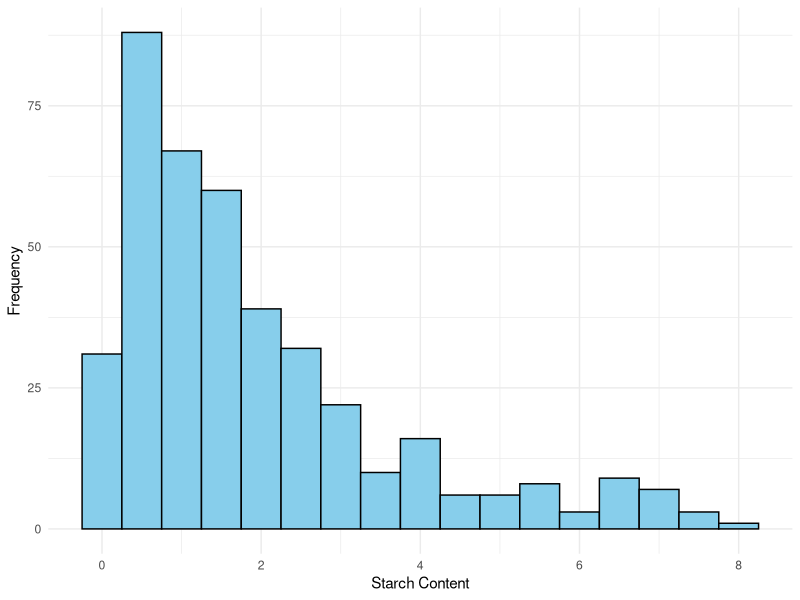
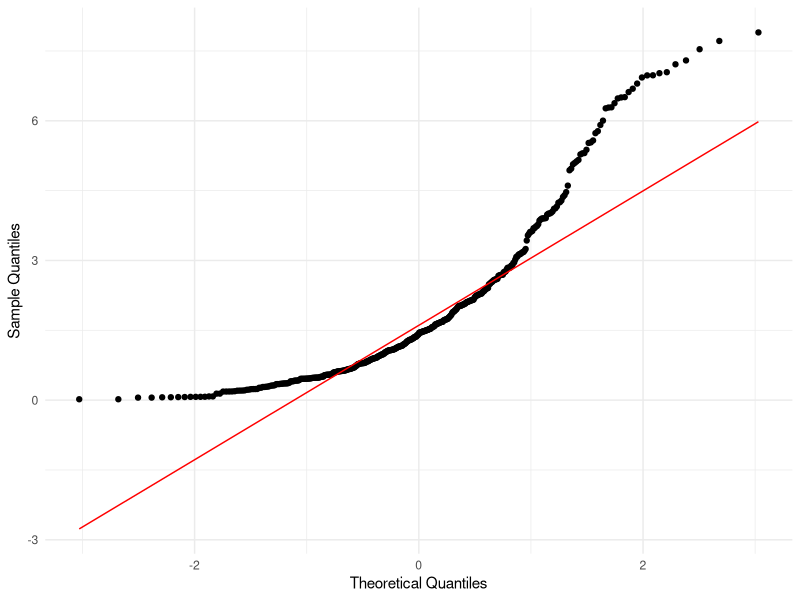
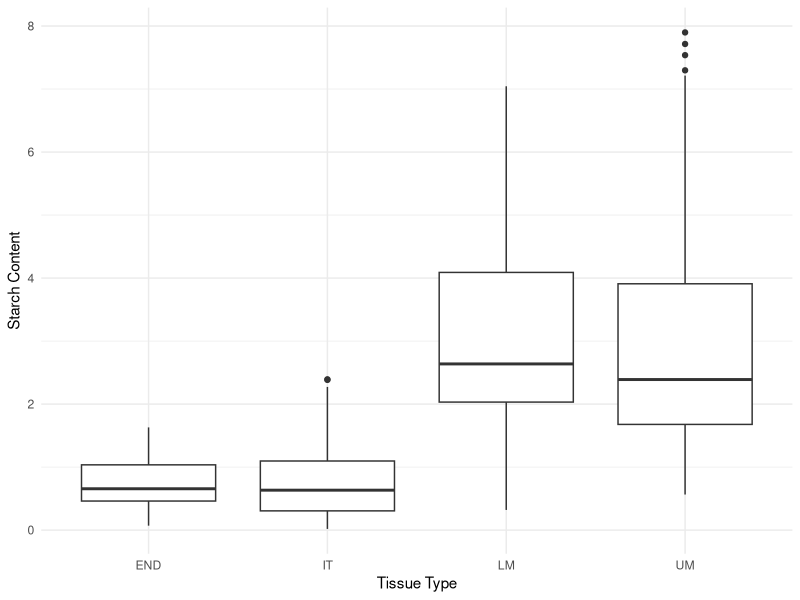
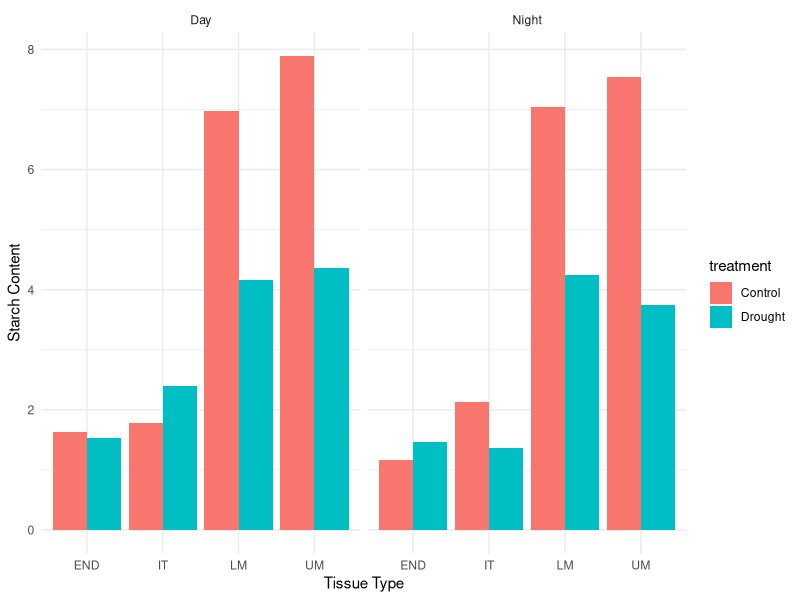
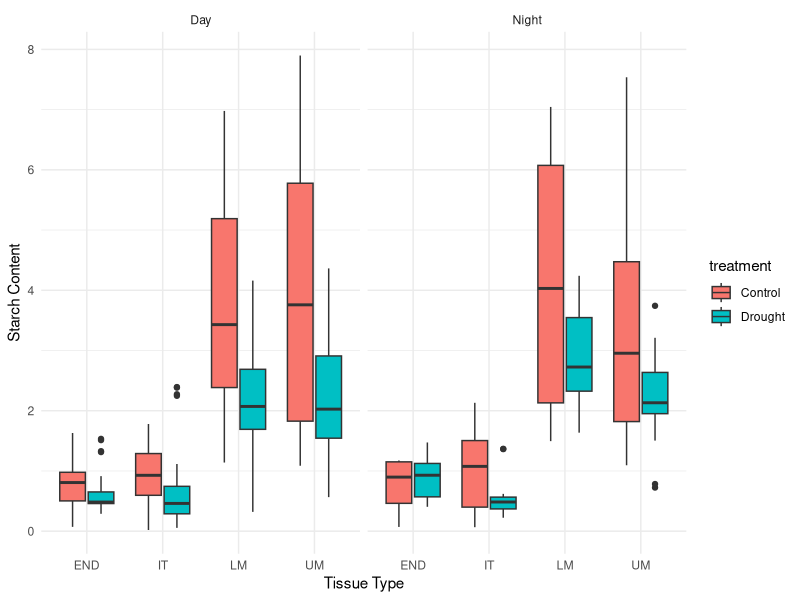
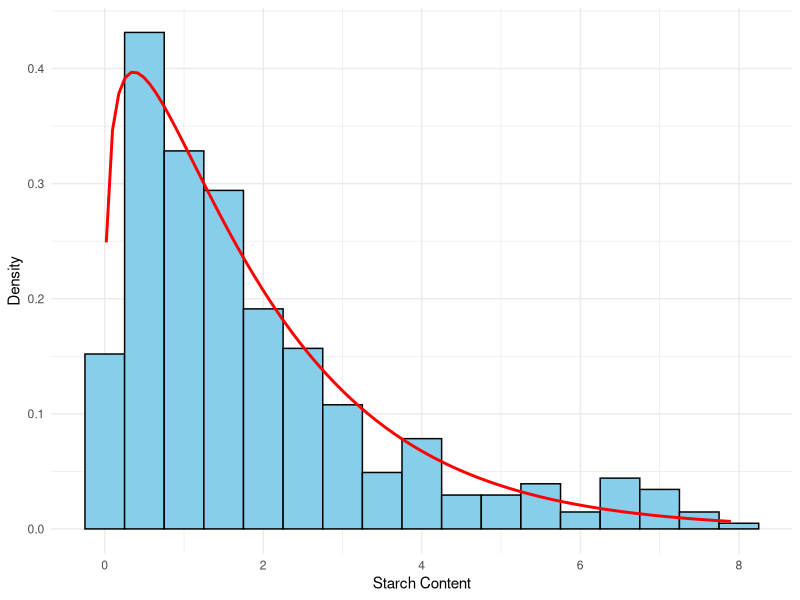

The R source for these figures, in order:
## ---- chunk 1
#| label: data-setup
#| echo: false
#| eval: true
data <- read.csv("data.csv")
## ---- chunk 2
#| label: fig-abbrevstats
#| echo: false
#| eval: true

library(knitr)
library(dplyr)

overall_summary <- data %>%
  summarize(
    Mean = mean(StarchNscTissue, na.rm = TRUE),
    Median = median(StarchNscTissue, na.rm = TRUE),
    SD = sd(StarchNscTissue, na.rm = TRUE),
    Min = min(StarchNscTissue, na.rm = TRUE),
    Max = max(StarchNscTissue, na.rm = TRUE),
    N = n()
  ) %>%
  mutate(Group = "Overall")

# By Location (campagne)
location_summary <- data %>%
  group_by(campagne) %>%
  summarize(
    Mean = mean(StarchNscTissue, na.rm = TRUE),
    Median = median(StarchNscTissue, na.rm = TRUE),
    SD = sd(StarchNscTissue, na.rm = TRUE),
    Min = min(StarchNscTissue, na.rm = TRUE),
    Max = max(StarchNscTissue, na.rm = TRUE),
    N = n()
  ) %>%
  mutate(Group = paste("campagne:", campagne))

# By DayPeriod
dayperiod_summary <- data %>%
  group_by(dayPeriod) %>%
  summarize(
    Mean = mean(StarchNscTissue, na.rm = TRUE),
    Median = median(StarchNscTissue, na.rm = TRUE),
    SD = sd(StarchNscTissue, na.rm = TRUE),
    Min = min(StarchNscTissue, na.rm = TRUE),
    Max = max(StarchNscTissue, na.rm = TRUE),
    N = n()
  ) %>%
  mutate(Group = paste("dayPeriod:", dayPeriod))

# Combine tables
combined_summary <- bind_rows(overall_summary, location_summary, dayperiod_summary) %>%
  arrange(factor(Group, levels = c("Overall", unique(location_summary$Group), unique(dayperiod_summary$Group)))) %>%
  select(Group, N, Mean, Median, SD, Min, Max)

# Display the table
kable(combined_summary, format = "markdown", caption = "Summary statistics of starch content.")
## ---- chunk 3
#| label: fig-normallity
#| echo: false
#| eval: true
#| layout-ncol: 2
#| fig-cap: "Plots used to check normallity assumption."
#| fig-subcap: 
#|  - "Histogram of starch content."
#|  - "Q-Q plot of starch content."
#| fig-width: 6
#| fig-height: 4

library(ggplot2)

ggplot(data, aes(x = StarchNscTissue)) +
  geom_histogram(binwidth = 0.5, color = "black", fill = "skyblue") +
  labs(
    x = "Starch Content",
    y = "Frequency"
  ) +
  theme_minimal()

ggplot(data, aes(sample = StarchNscTissue)) +
  stat_qq() +
  stat_qq_line(color = "red") +
  labs(
    x = "Theoretical Quantiles",
    y = "Sample Quantiles"
  ) +
  theme_minimal()

## ---- chunk 4
#| label: fig-tissue
#| echo: false
#| eval: true
#| fig-cap: "Boxplot of starch contents by tissue types"
#| fig-width: 4
#| fig-height: 3

ggplot(data, aes(x = tissu, y = StarchNscTissue)) +
  geom_boxplot() +
  labs(y = "Starch Content", x="Tissue Type") +
  theme_minimal()

## ---- chunk 5
#| label: fig-toma-graph
#| echo: false
#| eval: true
#| fig-cap: "Barchat of starch content vs. tissue types, separating by treatment and day or night."
#| fig-width: 5
#| fig-height: 3.5

ggplot(data, aes(x = tissu, y = StarchNscTissue, fill = treatment)) +
  geom_bar(stat = "identity", position = "dodge") +
  facet_wrap(~ dayPeriod) +
  labs(
    x = "Tissue Type",
    y = "Starch Content"
  ) +
  theme_minimal()

## ---- chunk 6
#| label: fig-toma-graph2
#| echo: false
#| eval: true
#| fig-cap: "Boxplot of Starch Content by Tissue Type and Treatment."
#| fig-width: 5
#| fig-height: 3.5

##Box_Plot
ggplot(data, aes(x = tissu, y = StarchNscTissue, fill = treatment)) +
  geom_boxplot() +
  facet_wrap(~ dayPeriod) +
  labs(
    x = "Tissue Type",
    y = "Starch Content"
  ) +
  theme_minimal()


## ---- chunk 7
#| label: gamma-setup
#| echo: false
#| eval: true

starchmean <- mean(data$StarchNscTissue)
st_var <- var(data$StarchNscTissue)

## Gamma(a,b)
# E(X) = a/b, Var(X)= a/(b^2)
# --> a = E(X)b --> Var(X)=E(X)/b
# --> b = E(X)/Var(X)
# --> a = [E(X)^2]/Var(X)
a <- starchmean^2/st_var
b <- starchmean/st_var

## ---- chunk 8
#| label: fig-gamma-graph
#| echo: false
#| eval: true
#| fig-cap: "Histogram of starch content with overlay of gamma(1.2333, 0.6407) distribution."
#| fig-width: 5
#| fig-height: 3.5

ggplot(data, aes(x = StarchNscTissue)) +
  geom_histogram(aes(y = ..density..), binwidth = 0.5, color = "black", fill = "skyblue") +
  stat_function(fun = dgamma, 
                args = list(shape = a, rate = b), 
                color = "red", size = 1) +
  labs(
    x = "Starch Content",
    y = "Density"
  ) +
  theme_minimal()

